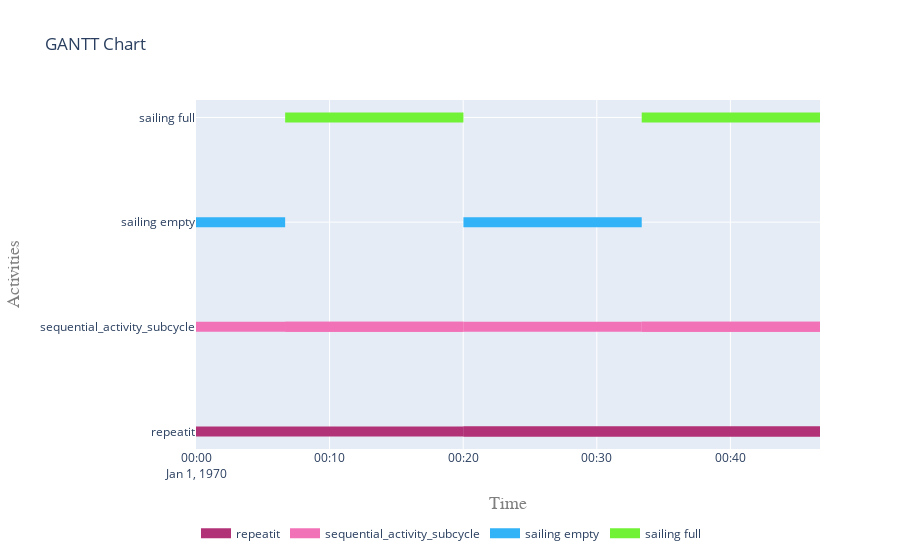

Here is the notebook cell this chart was saved with:
### Markdown cell above
##### 5.2 Visualise gantt charts

### Code cell
openclsim.plot.get_gantt_chart([activity, sequential_activity, *sub_processes])

### Figure 1 — Plotly figure (JSON) as saved in the notebook; plotly's stock layout.template omitted (floating-point values rounded to 4 significant figures)
{"data": [{"connectgaps": false, "hoverinfo": "y+name", "line": {"color": "rgb(178,50,119)", "width": 10}, "mode": "lines", "name": "repeatit", "type": "scatter", "x": ["1970-01-01T00:00:00", "1970-01-01T00:00:00", "1970-01-01T00:20:01.034956", "1970-01-01T00:20:01.034956", "1970-01-01T00:20:01.034956", "1970-01-01T00:20:01.034956", "1970-01-01T00:20:01.034956", "1970-01-01T00:46:42.376773", "1970-01-01T00:46:42.376773", "1970-01-01T00:46:42.376773", "1970-01-01T00:20:01.034956", "1970-01-01T00:20:01.034956", "1970-01-01T00:46:42.376773", "1970-01-01T00:46:42.376773", "1970-01-01T00:46:42.376773"], "y": ["repeatit", "repeatit", "repeatit", "repeatit", null, "repeatit", "repeatit", "repeatit", "repeatit", null, "repeatit", "repeatit", "repeatit", "repeatit", null]}, {"connectgaps": false, "hoverinfo": "y+name", "line": {"color": "rgb(242,114,183)", "width": 10}, "mode": "lines", "name": "sequential_activity_subcycle", "type": "scatter", "x": ["1970-01-01T00:00:00", "1970-01-01T00:00:00", "1970-01-01T00:06:40.364047", "1970-01-01T00:06:40.364047", "1970-01-01T00:06:40.364047", "1970-01-01T00:06:40.364047", "1970-01-01T00:06:40.364047", "1970-01-01T00:20:01.034956", "1970-01-01T00:20:01.034956", "1970-01-01T00:20:01.034956", "1970-01-01T00:06:40.364047", "1970-01-01T00:06:40.364047", "1970-01-01T00:20:01.034956", "1970-01-01T00:20:01.034956", "1970-01-01T00:20:01.034956", "1970-01-01T00:20:01.034956", "1970-01-01T00:20:01.034956", "1970-01-01T00:33:21.705864", "1970-01-01T00:33:21.705864", "1970-01-01T00:33:21.705864", "1970-01-01T00:33:21.705864", "1970-01-01T00:33:21.705864", "1970-01-01T00:46:42.376773", "1970-01-01T00:46:42.376773", "1970-01-01T00:46:42.376773", "1970-01-01T00:33:21.705864", "1970-01-01T00:33:21.705864", "1970-01-01T00:46:42.376773", "1970-01-01T00:46:42.376773", "1970-01-01T00:46:42.376773"], "y": ["sequential_activity_subcycle", "sequential_activity_subcycle", "sequential_activity_subcycle", "sequential_activity_subcycle", null, "sequential_activity_subcycle", "sequential_activity_subcycle", "sequential_activity_subcycle", "sequential_activity_subcycle", null, "sequential_activity_subcycle", "sequential_activity_subcycle", "sequential_activity_subcycle", "sequential_activity_subcycle", null, "sequential_activity_subcycle", "sequential_activity_subcycle", "sequential_activity_subcycle", "sequential_activity_subcycle", null, "sequential_activity_subcycle", "sequential_activity_subcycle", "sequential_activity_subcycle", "sequential_activity_subcycle", null, "sequential_activity_subcycle", "sequential_activity_subcycle", "sequential_activity_subcycle", "sequential_activity_subcycle", null]}, {"connectgaps": false, "hoverinfo": "y+name", "line": {"color": "rgb(50,178,247)", "width": 10}, "mode": "lines", "name": "sailing empty", "type": "scatter", "x": ["1970-01-01T00:00:00", "1970-01-01T00:00:00", "1970-01-01T00:06:40.364047", "1970-01-01T00:06:40.364047", "1970-01-01T00:06:40.364047", "1970-01-01T00:20:01.034956", "1970-01-01T00:20:01.034956", "1970-01-01T00:33:21.705864", "1970-01-01T00:33:21.705864", "1970-01-01T00:33:21.705864"], "y": ["sailing empty", "sailing empty", "sailing empty", "sailing empty", null, "sailing empty", "sailing empty", "sailing empty", "sailing empty", null]}, {"connectgaps": false, "hoverinfo": "y+name", "line": {"color": "rgb(114,242,55)", "width": 10}, "mode": "lines", "name": "sailing full", "type": "scatter", "x": ["1970-01-01T00:06:40.364047", "1970-01-01T00:06:40.364047", "1970-01-01T00:20:01.034956", "1970-01-01T00:20:01.034956", "1970-01-01T00:20:01.034956", "1970-01-01T00:33:21.705864", "1970-01-01T00:33:21.705864", "1970-01-01T00:46:42.376773", "1970-01-01T00:46:42.376773", "1970-01-01T00:46:42.376773"], "y": ["sailing full", "sailing full", "sailing full", "sailing full", null, "sailing full", "sailing full", "sailing full", "sailing full", null]}], "layout": {"hovermode": "closest", "legend": {"orientation": "h", "x": 0, "y": -0.2}, "title": {"text": "GANTT Chart"}, "xaxis": {"range": ["1970-01-01T00:00:00", "1970-01-01T00:46:42.376773"], "title": {"font": {"color": "#7f7f7f", "family": "Courier New, monospace", "size": 18}, "text": "Time"}}, "yaxis": {"title": {"font": {"color": "#7f7f7f", "family": "Courier New, monospace", "size": 18}, "text": "Activities"}}}}
